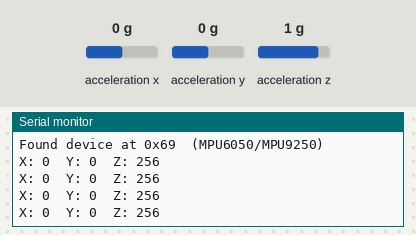
Recording of a sketch running on a simulated Arduino Uno, built with avr-gcc and run on an emulated ATmega328P. On the bench: the last lines printed to the serial monitor. Wiring (inferred from the names in the program): ADXL345 accelerometer at I2C address 0x1D. Inputs (shaded band) come from the test bench; at power-on: acceleration x 0 g, acceleration y 0 g, acceleration z 1 g.

Above: at 1.3 s.
1.4 s: acceleration x set to -1.4 g
At 1.87 s:
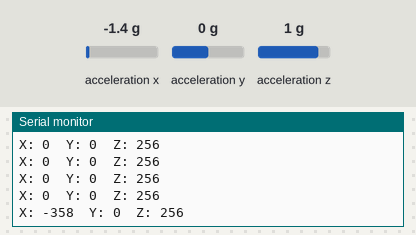
2.9 s: acceleration y set to -1.4 g
At 3.08 s:
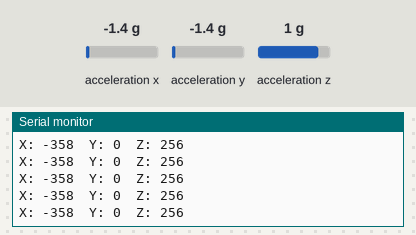
5.9 s: acceleration z set to -1.4 g
At 6.09 s:
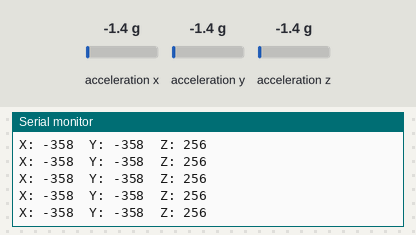

The sketch:

04_accelerometer.ino
```cpp
// TEST 04: Accelerometer - I2C scan + raw reading (MPU6050 / ADXL345 / MPU9250)
// Wiring (I2C): VCC -> 5V or 3.3V, GND -> GND, SDA -> A4, SCL -> A5
// Step 1 scans the I2C bus and names the chip. Step 2 prints raw X/Y/Z. Tilt the board to see changes.
#include <Wire.h>

byte addr = 0;

void setup() {
  Serial.begin(9600);
  Wire.begin();
  Serial.println("=== Accelerometer test (I2C: SDA=A4, SCL=A5) ===");
  for (byte a = 1; a < 127; a++) {
    Wire.beginTransmission(a);
    if (Wire.endTransmission() == 0) {
      Serial.print("Found device at 0x"); Serial.print(a, HEX);
      if (a == 0x68 || a == 0x69) Serial.println("  (MPU6050/MPU9250)");
      else if (a == 0x53 || a == 0x1D) Serial.println("  (ADXL345)");
      else Serial.println();
      if (!addr && (a == 0x68 || a == 0x69 || a == 0x53 || a == 0x1D)) addr = a;
    }
  }
  if (!addr) { Serial.println("NO I2C accelerometer found - check SDA/SCL/power (or it is an analog one)"); return; }
  if (addr == 0x68 || addr == 0x69) {            // wake MPU6050
    Wire.beginTransmission(addr); Wire.write(0x6B); Wire.write(0); Wire.endTransmission();
  } else {                                       // ADXL345 measure mode
    Wire.beginTransmission(addr); Wire.write(0x2D); Wire.write(0x08); Wire.endTransmission();
  }
}

void loop() {
  if (!addr) return;
  int16_t x, y, z;
  bool mpu = (addr == 0x68 || addr == 0x69);
  Wire.beginTransmission(addr); Wire.write(mpu ? 0x3B : 0x32); Wire.endTransmission(false);
  Wire.requestFrom(addr, (byte)6);
  if (Wire.available() < 6) { Serial.println("read failed"); delay(500); return; }
  if (mpu) { x = Wire.read() << 8 | Wire.read(); y = Wire.read() << 8 | Wire.read(); z = Wire.read() << 8 | Wire.read(); }
  else     { x = Wire.read() | Wire.read() << 8; y = Wire.read() | Wire.read() << 8; z = Wire.read() | Wire.read() << 8; }
  Serial.print("X: "); Serial.print(x); Serial.print("  Y: "); Serial.print(y); Serial.print("  Z: "); Serial.println(z);
  delay(300);
}
```

Measured:
- after the input at 1.4 s, the serial monitor: prints a new line after 0.27 s (image 1)
